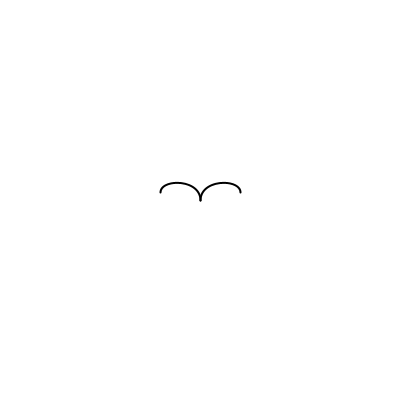
Frame 1 (no input)
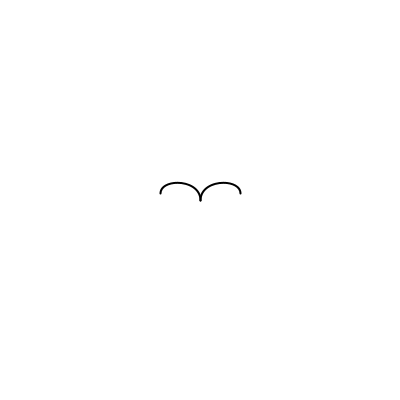
Frame 60 (the mouse pressed at the canvas centre just before this capture)
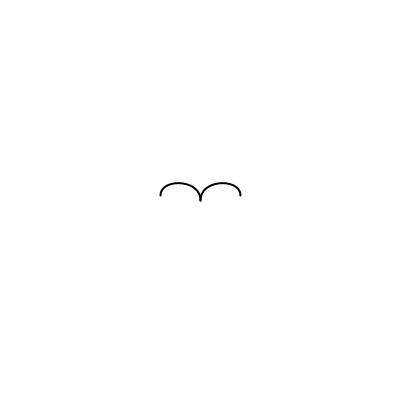
Frame 120 (the mouse held since frame 60 and released just before this capture)

The Processing sketch that drew these frames (run headless with seeded random() and noise(); from frame 60 on, the mouse is pressed at the canvas centre):

// Processing sketch: sketch_230329b_bird
// ── sketch_230329b_bird.pde

  
  
  float speedX = 0.5;
  float speedY = 1;
  float headX = 0;
  float headX2 = headX-40;
  float headX3 = headX + 40;
  float headY = 0;
  float headY2 = headY-22;
  float rightY = headY-8;
  
  float y = 270;


void setup() {
 size (400, 400);
 
  
}

void draw() {
  
  background(255);
  strokeWeight(2);
  
  noFill();

  pushMatrix();
  translate(width/2, height/2);
  

  
  bezier(headX, headY, headX, headY2, headX2, headY2, headX2, rightY);
  bezier(headX, headY, headX, headY2, headX3, headY2, headX3, rightY);
  
  rightY = rightY+speedX;
  //rightY++;
  
  //leftY++;
  
  if (rightY > 3 || rightY < -10 ) {
   println(rightY);
    speedX = speedX*-1;
  }

  
  popMatrix();
  
}
